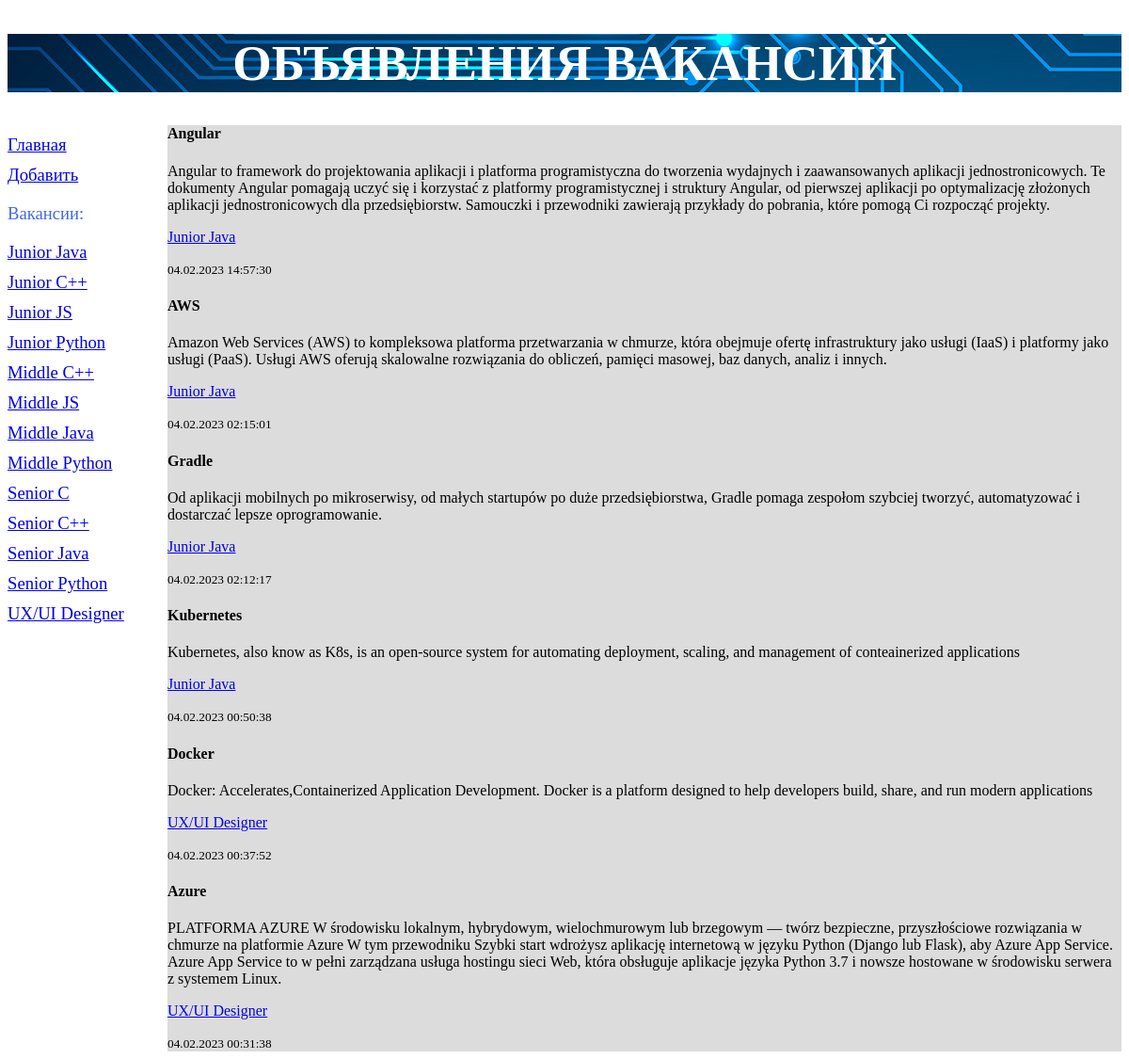
/bboard/, run on the app's committed database.
### bboard/models.py (models this page shows, shortened)
class Rubric(models.Model):
    name = models.CharField(max_length=50, db_index=True, verbose_name='Название')
    class Meta:
        verbose_name_plural = 'Специализации'
        verbose_name = 'Специализация'
        ordering = ['name']

class Bb(models.Model):
    title = models.CharField(max_length=150, verbose_name='Квалификация')
    content = models.TextField(null=True, blank=True,
                               verbose_name='Описание')
    price = models.FloatField(null=True, blank=True, verbose_name='Зарплата')
    published = models.DateTimeField(auto_now_add=True, db_index=True, verbose_name='Опубликовано')
    rubric = models.ForeignKey('Rubric', null=True, on_delete=models.PROTECT, verbose_name='Специализация')
    class Meta:
        verbose_name_plural = 'Вакансии'
        verbose_name = 'Вакансия'
        ordering = ['-published']

### bboard/views.py (the view)
# urls.py: path('', index, name='index'),
def index(request):
    bbs = Bb.objects.all()
    rubrics = Rubric.objects.all()
    context = {'bbs': bbs, 'rubrics': rubrics}
    return render(request, 'bboard/index.html', context)

### bboard/templates/bboard/index.html
{% extends "layout/basic.html" %}
{% block content%}
{% for bb in bbs %}
    <div>
        <h4>{{bb.title}}</h4>
        <p>{{bb.content}}</p>
        <p><a href="{% url 'by_rubric' bb.rubric.pk %}">{{ bb.rubric.name }}</a></p>
        <small>{{bb.published|date:"d.m.Y H:i:s"}}</small>
    </div>
{% endfor %}
{% endblock %}

### bboard/templates/layout/basic.html (shortened to what this page needs)
{% load static %}
<!DOCTYPE html>
<html>
    <head>
        <link rel="stylesheet" type="text/css"
        href="{% static 'bboard/style.css' %}">
    </head>
    <body>
        <header>
            <h1>Объявления вакансий</h1>
        </header>
        <nav>
            <a href="{% url 'index' %}">Главная</a>
            <a href="{% url 'add' %}">Добавить</a>
            <p>Вакансии:</p>
            {% for rubric in rubrics %}
            <a href="{% url 'by_rubric' rubric.pk %}">{{ rubric.name }}</a>
            {% endfor%}
        </nav>
        <section>
            {% block content %}
            {% endblock %}
        </section>
    </body>
</html>

### bboard/static/bboard/style.css (style rules this page uses)
header h1 { font-size: 40pt; text-transform: uppercase; text-align: center; color: white; background: url("bg.jpg"); background-color: #DA70D6; }
nav { font-size: 14pt; width: 150px; float: left; color: #4169E1; background-color: transparent; }
nav a { display: block; margin: 10px 0px; }
section { margin-left: 170px; background-color: #DCDCDC; }

### data on the page
Rubric: name "Junior Java"
Rubric: name "Junior C++"
Rubric: name "Junior JS"
Rubric: name "Junior Python"
Rubric: name "Middle C++"
Rubric: name "Middle JS"
Rubric: name "Middle Java"
Rubric: name "Middle Python"
Rubric: name "Senior C"
Rubric: name "Senior C++"
Rubric: name "Senior Java"
Rubric: name "Senior Python"
Rubric: name "UX/UI Designer"
Bb: title "Angular", content "Angular to framework do projektowania aplikacji i platforma programistyczna do tworzenia wydajnych i zaawansowanych aplikacji jednostronicowych. Te dokumenty Angular pomagają uczyć się i korzystać z platformy programistycznej i struktury Angular, od pierwszej aplikacji po optymalizację złożonych aplikacji jednostronicowych dla przedsiębiorstw. Samouczki i przewodniki zawierają przykłady do pobrania, które pomogą Ci rozpocząć projekty.", rubric.name "Junior Java", published "04.02.2023 14:57:30"
Bb: title "AWS", content "Amazon Web Services (AWS) to kompleksowa platforma przetwarzania w chmurze, która obejmuje ofertę infrastruktury jako usługi (IaaS) i platformy jako usługi (PaaS). Usługi AWS oferują skalowalne rozwiązania do obliczeń, pamięci masowej, baz danych, analiz i innych.", rubric.name "Junior Java", published "04.02.2023 02:15:01"
Bb: title "Gradle", content "Od aplikacji mobilnych po mikroserwisy, od małych startupów po duże przedsiębiorstwa, Gradle pomaga zespołom szybciej tworzyć, automatyzować i dostarczać lepsze oprogramowanie.", rubric.name "Junior Java", published "04.02.2023 02:12:17"
Bb: title "Kubernetes", content "Kubernetes, also know as K8s, is an open-source system for automating deployment, scaling, and management of conteainerized applications", rubric.name "Junior Java", published "04.02.2023 00:50:38"
Bb: title "Docker", content "Docker: Accelerates,Containerized Application Development. Docker is a platform designed to help developers build, share, and run modern applications", rubric.name "UX/UI Designer", published "04.02.2023 00:37:52"
Bb: title "Azure", content "PLATFORMA AZURE W środowisku lokalnym, hybrydowym, wielochmurowym lub brzegowym — twórz bezpieczne, przyszłościowe rozwiązania w chmurze na platformie Azure W tym przewodniku Szybki start wdrożysz aplikację internetową w języku Python (Django lub Flask), aby Azure App Service. Azure App Service to w pełni zarządzana usługa hostingu sieci Web, która obsługuje aplikacje języka Python 3.7 i nowsze hostowane w środowisku serwera z systemem Linux.", rubric.name "UX/UI Designer", published "04.02.2023 00:31:38"
